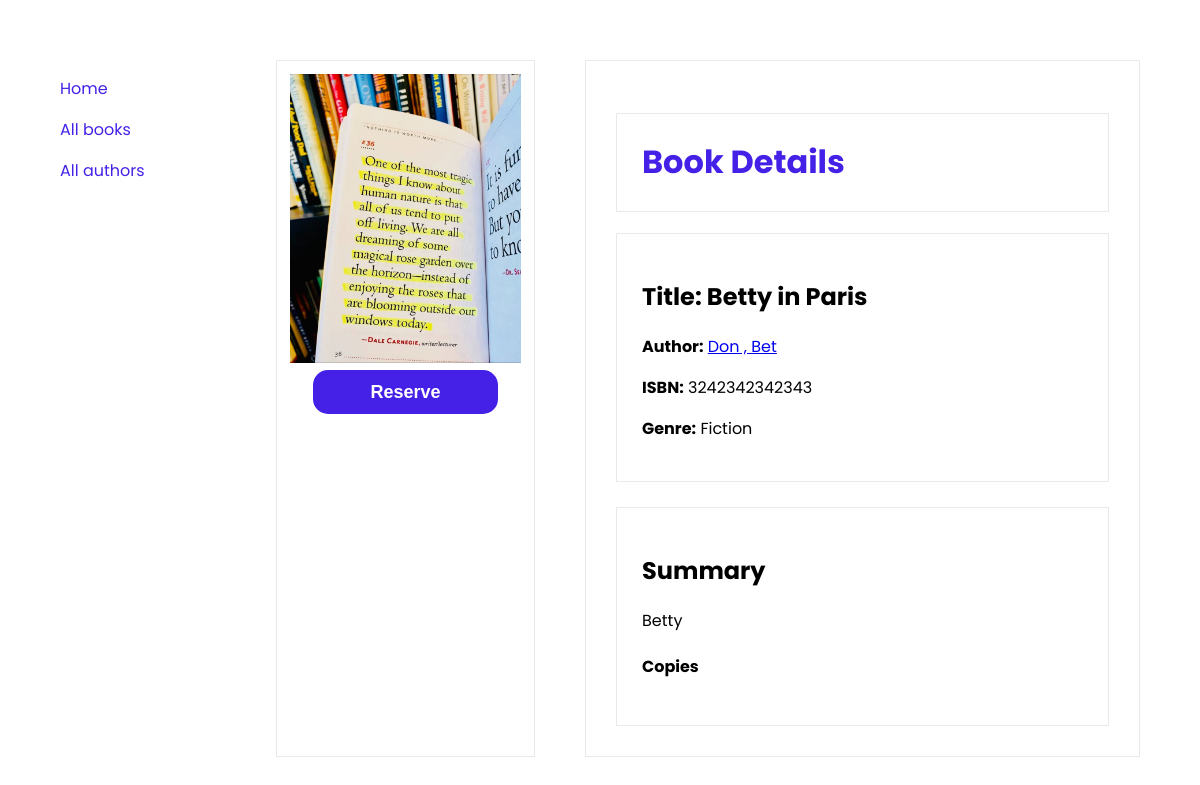
The app's page /catalog/books/2 with its own data.
### catalog/models.py (models this page shows, shortened)
class Book(models.Model):
    title = models.CharField(max_length=200)
    author = models.ForeignKey('Author', on_delete=models.SET_NULL, null=True)
    summary = models.TextField(max_length=1000, help_text="Enter a brief description of the book")
    isbn = models.CharField('ISBN', max_length=13, unique=True, help_text='13 character <a href="https://www.isbn-international.org/content/what-isbn">ISBN number</a> ')
    genre = models.ManyToManyField(Genre, help_text='Select a genre for this book')
    image = models.ImageField(upload_to='uploads')

class Author(models.Model):
    first_name = models.CharField(max_length=100)
    last_name = models.CharField(max_length=100)
    date_of_birth = models.DateField(null=True, blank=True)
    date_of_death = models.DateField('Died',null=True, blank=True)
    class Meta:
        ordering = ['last_name', 'first_name']
    def __str__(self):
        return f'{self.last_name} , {self.first_name}'

class Genre(models.Model):
    name = models.CharField(max_length=200, help_text="Enter a book genre (e.g. Science Fiction)")
    def __str__(self):
        return self.name

### catalog/views.py (the view)
# urls.py: path('books/<int:pk>', views.bookDetails, name='bookDetails'),
def bookDetails(request, pk):
    book = Book.objects.get(id=pk)
    context = {
        'book': book
    }
    return render(request, 'catalog/bookDetails.html', context)

### catalog/templates/catalog/bookDetails.html
{% extends 'catalog/base_generic.html'%} {% block MainContent %}
<div class="content">
  <div class="book-grid">
    <div class="border-style">
      <img
        class="book-img-main"
        src="{{ book.image.url }}"
        alt="{{ book.title }}"
      />
      <div class="center" >
        <button class="btn-style">Reserve</button>
      </div>
    </div>
    <div class="book-container">
      <h1 class="border-style">Book Details</h1>
      <div class="border-style">
        <h2>Title: {{ book.title }}</h2>
        <strong>Author:</strong>
        <a href="{% url 'authorDetails' book.author.id %}">{{ book.author }}</a>
        <p><strong>ISBN:</strong> {{ book.isbn }}</p>
        <p><strong>Genre:</strong> {{ book.genre.all|join:", " }}</p>
      </div>
      <br />
      <div class="border-style">
        <h2>Summary</h2>
        {{ book.summary }}
        <h4>Copies</h4>
      </div>
    </div>
  </div>
</div>
{% endblock %}

### catalog/static/css/styles.css (style rules this page uses)
:root { --primary-color: rgb(69, 33, 231); }
body { font-family: 'Poppins'; margin: 5%; }
h1 { color: var(--primary-color); }
.book-grid { display: grid; grid-template-columns: 30% 70%; }
.book-img-main { width: 100%; }
.book-container { margin-left: 50px; padding: 5%; border: 1px solid rgba(128, 128, 128, 0.178); }
.border-style { padding: 5%; border: 1px solid rgba(128, 128, 128, 0.178); }
.btn-style { padding: 5% 25%; background-color: var(--primary-color); font-weight: bold; font-size: 18px; border: none; color: white; border-radius: 15px; }
.center { display: flex; justify-content: center; }

### records on screen
Book: image (picture), title "Betty in Paris", author "Don , Bet", isbn "3242342342343", genre.all "Fiction", summary "Betty"
